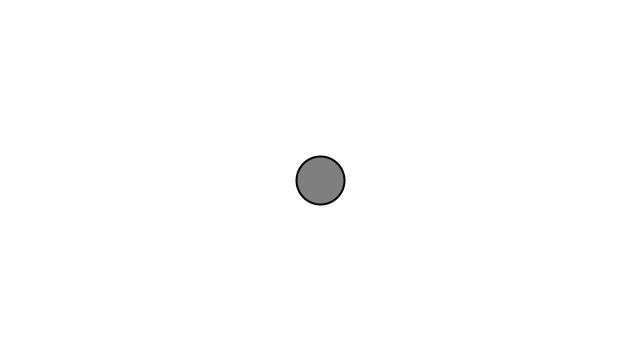
Frame 1 (no input)
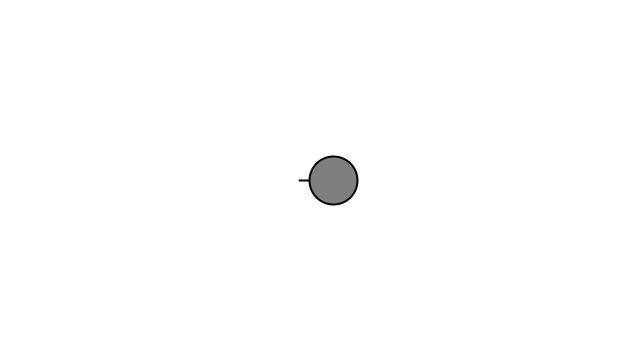
Frame 60 (the mouse pressed at the canvas centre just before this capture)
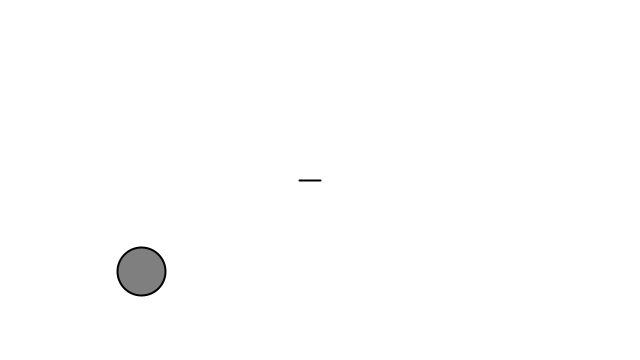
Frame 120 (the mouse held since frame 60 and released just before this capture)

The Processing sketch that drew these frames (run headless with seeded random() and noise(); from frame 60 on, the mouse is pressed at the canvas centre):

// Processing sketch: Extra_instantforce
// ── Extra_instantforce.pde
// The Nature of Code
// Daniel Shiffman
// http://natureofcode.com

Mover m;

float t = 0.0;

void setup() {
  size(640, 360);
  m = new Mover();
}

void draw() {
  background(255);

  // Perlin noise wind
  float wx = map(noise(t),0,1,-1,1);
  PVector wind = new PVector(wx, 0);
  t += 0.01;
  line(width/2,height/2,width/2+wind.x*100,height/2+wind.y*100);
  m.applyForce(wind);
  
  // Gravity
  PVector gravity = new PVector(0, 0.1);
  //m.applyForce(gravity);

  // Shake force
  //m.shake();
  
  // Boundary force
  if (m.location.x > width - 50) {
    PVector boundary = new PVector(-1,0);
    m.applyForce(boundary);
  } else if (m.location.x < 50) {
    PVector boundary = new PVector(1,0);
    m.applyForce(boundary);
  }
  
  
  

  m.update();
  m.display();
  //m.checkEdges();
}

// Instant Force
void mousePressed() {
  PVector cannon = PVector.random2D();
  cannon.mult(5);
  m.applyForce(cannon);
}





// ── Mover.pde
// The Nature of Code
// Daniel Shiffman
// http://natureofcode.com

class Mover {

  PVector location;
  PVector velocity;
  PVector acceleration;
  float mass;

  Mover() {
    location = new PVector(width/2,height/2);
    velocity = new PVector(0,0);
    acceleration = new PVector(0,0);
    mass = 1;
  }
  
  void shake() {
     PVector force = PVector.random2D();
     force.mult(0.7);
     applyForce(force); 
   
    
  }
  
  void applyForce(PVector force) {
    PVector f = PVector.div(force,mass);
    acceleration.add(f);
  }
  
  void update() {
    velocity.add(acceleration);
    location.add(velocity);
    acceleration.mult(0);
    
    // Simple friction
    velocity.mult(0.95);
    
  }

  void display() {
    stroke(0);
    strokeWeight(2);
    fill(127);
    ellipse(location.x,location.y,48,48);
  }

  void checkEdges() {

    if (location.x > width) {
      location.x = width;
      velocity.x *= -1;
    } else if (location.x < 0) {
      velocity.x *= -1;
      location.x = 0;
    }

    if (location.y > height) {
      velocity.y *= -1;
      location.y = height;
    }

  }

}
